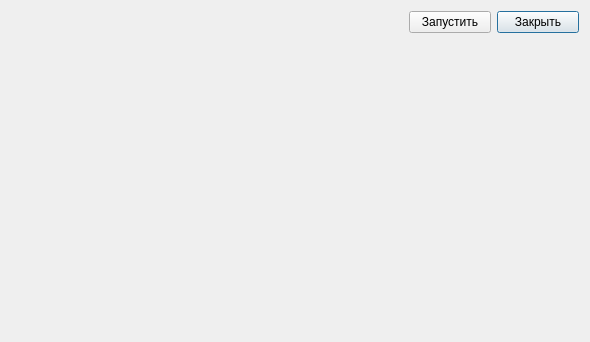
<?xml version="1.0" encoding="UTF-8"?>
<ui version="4.0">
 <class>ExamineDialog</class>
 <widget class="QDialog" name="ExamineDialog">
  <property name="windowModality">
   <enum>Qt::ApplicationModal</enum>
  </property>
  <property name="geometry">
   <rect>
    <x>0</x>
    <y>0</y>
    <width>590</width>
    <height>342</height>
   </rect>
  </property>
  <property name="windowTitle">
   <string>Запуск проверок графического интерфейса</string>
  </property>
  <property name="windowIcon">
   <iconset resource="../../misc/U2L/u2lres.qrc">
    <normaloff>:/icons/R_64.png</normaloff>:/icons/R_64.png</iconset>
  </property>
  <property name="modal">
   <bool>true</bool>
  </property>
  <layout class="QVBoxLayout" name="verticalLayout">
   <item>
    <layout class="QGridLayout" name="gridLayout">
     <item row="0" column="0" colspan="2">
      <layout class="QHBoxLayout" name="horizontalLayout">
       <item>
        <spacer name="horizontalSpacer">
         <property name="orientation">
          <enum>Qt::Horizontal</enum>
         </property>
         <property name="sizeType">
          <enum>QSizePolicy::Fixed</enum>
         </property>
         <property name="sizeHint" stdset="0">
          <size>
           <width>398</width>
           <height>20</height>
          </size>
         </property>
        </spacer>
       </item>
       <item>
        <widget class="QPushButton" name="bRunChecks">
         <property name="text">
          <string>Запустить</string>
         </property>
        </widget>
       </item>
       <item>
        <widget class="QPushButton" name="bCancelChecks">
         <property name="text">
          <string>Закрыть</string>
         </property>
         <property name="default">
          <bool>true</bool>
         </property>
        </widget>
       </item>
      </layout>
     </item>
     <item row="1" column="0">
      <spacer name="verticalSpacer">
       <property name="sizePolicy">
        <sizepolicy hsizetype="Preferred" vsizetype="Fixed">
         <horstretch>0</horstretch>
         <verstretch>0</verstretch>
        </sizepolicy>
       </property>
       <property name="orientation">
        <enum>Qt::Vertical</enum>
       </property>
       <property name="sizeHint" stdset="0">
        <size>
         <width>1</width>
         <height>278</height>
        </size>
       </property>
      </spacer>
     </item>
     <item row="1" column="1">
      <spacer name="verticalSpacer_2">
       <property name="orientation">
        <enum>Qt::Vertical</enum>
       </property>
       <property name="sizeHint" stdset="0">
        <size>
         <width>1</width>
         <height>278</height>
        </size>
       </property>
      </spacer>
     </item>
     <item row="2" column="0">
      <spacer name="horizontalSpacer_2">
       <property name="orientation">
        <enum>Qt::Horizontal</enum>
       </property>
       <property name="sizeHint" stdset="0">
        <size>
         <width>558</width>
         <height>1</height>
        </size>
       </property>
      </spacer>
     </item>
    </layout>
   </item>
  </layout>
 </widget>
 <resources>
  <include location="../../misc/U2L/u2lres.qrc"/>
 </resources>
 <connections/>
</ui>
